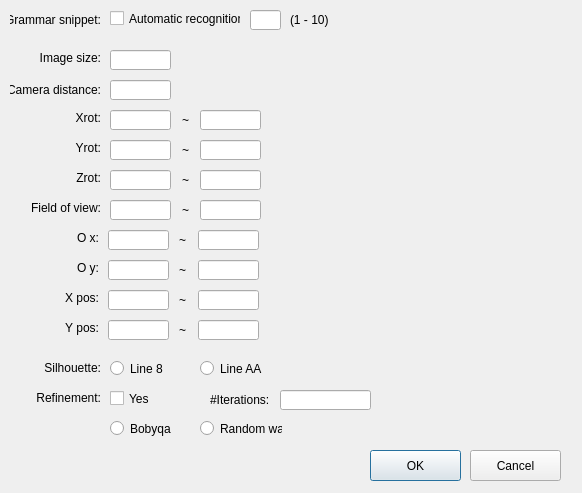
<?xml version="1.0" encoding="UTF-8"?>
<ui version="4.0">
 <class>MassReconstructionDialog</class>
 <widget class="QDialog" name="MassReconstructionDialog">
  <property name="geometry">
   <rect>
    <x>0</x>
    <y>0</y>
    <width>582</width>
    <height>493</height>
   </rect>
  </property>
  <property name="windowTitle">
   <string>MassReconstructionDialog</string>
  </property>
  <widget class="QLineEdit" name="lineEditGrammarSnippet">
   <property name="geometry">
    <rect>
     <x>250</x>
     <y>10</y>
     <width>31</width>
     <height>20</height>
    </rect>
   </property>
  </widget>
  <widget class="QLabel" name="label_13">
   <property name="geometry">
    <rect>
     <x>173</x>
     <y>110</y>
     <width>16</width>
     <height>20</height>
    </rect>
   </property>
   <property name="text">
    <string>~</string>
   </property>
   <property name="alignment">
    <set>Qt::AlignRight|Qt::AlignTrailing|Qt::AlignVCenter</set>
   </property>
  </widget>
  <widget class="QLineEdit" name="lineEditXMax">
   <property name="geometry">
    <rect>
     <x>198</x>
     <y>290</y>
     <width>61</width>
     <height>20</height>
    </rect>
   </property>
  </widget>
  <widget class="QLabel" name="label_16">
   <property name="geometry">
    <rect>
     <x>290</x>
     <y>10</y>
     <width>41</width>
     <height>20</height>
    </rect>
   </property>
   <property name="text">
    <string>(1 - 10)</string>
   </property>
   <property name="alignment">
    <set>Qt::AlignLeading|Qt::AlignLeft|Qt::AlignVCenter</set>
   </property>
  </widget>
  <widget class="QLineEdit" name="lineEditOXMin">
   <property name="geometry">
    <rect>
     <x>108</x>
     <y>230</y>
     <width>61</width>
     <height>20</height>
    </rect>
   </property>
  </widget>
  <widget class="QLabel" name="label_15">
   <property name="geometry">
    <rect>
     <x>10</x>
     <y>10</y>
     <width>91</width>
     <height>20</height>
    </rect>
   </property>
   <property name="text">
    <string>Grammar snippet:</string>
   </property>
   <property name="alignment">
    <set>Qt::AlignRight|Qt::AlignTrailing|Qt::AlignVCenter</set>
   </property>
  </widget>
  <widget class="QLabel" name="label_26">
   <property name="geometry">
    <rect>
     <x>28</x>
     <y>230</y>
     <width>71</width>
     <height>16</height>
    </rect>
   </property>
   <property name="text">
    <string>O x:</string>
   </property>
   <property name="alignment">
    <set>Qt::AlignRight|Qt::AlignTrailing|Qt::AlignVCenter</set>
   </property>
  </widget>
  <widget class="QLineEdit" name="lineEditOYMin">
   <property name="geometry">
    <rect>
     <x>108</x>
     <y>260</y>
     <width>61</width>
     <height>20</height>
    </rect>
   </property>
  </widget>
  <widget class="QRadioButton" name="radioButtonSilhouetteLineAA">
   <property name="geometry">
    <rect>
     <x>200</x>
     <y>360</y>
     <width>82</width>
     <height>17</height>
    </rect>
   </property>
   <property name="text">
    <string>Line AA</string>
   </property>
  </widget>
  <widget class="QLabel" name="label_9">
   <property name="geometry">
    <rect>
     <x>30</x>
     <y>170</y>
     <width>71</width>
     <height>16</height>
    </rect>
   </property>
   <property name="text">
    <string>Zrot:</string>
   </property>
   <property name="alignment">
    <set>Qt::AlignRight|Qt::AlignTrailing|Qt::AlignVCenter</set>
   </property>
  </widget>
  <widget class="QLabel" name="label_21">
   <property name="geometry">
    <rect>
     <x>20</x>
     <y>50</y>
     <width>81</width>
     <height>16</height>
    </rect>
   </property>
   <property name="text">
    <string>Image size:</string>
   </property>
   <property name="alignment">
    <set>Qt::AlignRight|Qt::AlignTrailing|Qt::AlignVCenter</set>
   </property>
  </widget>
  <widget class="QLabel" name="label_22">
   <property name="geometry">
    <rect>
     <x>28</x>
     <y>290</y>
     <width>71</width>
     <height>16</height>
    </rect>
   </property>
   <property name="text">
    <string>X pos:</string>
   </property>
   <property name="alignment">
    <set>Qt::AlignRight|Qt::AlignTrailing|Qt::AlignVCenter</set>
   </property>
  </widget>
  <widget class="QLabel" name="label_25">
   <property name="geometry">
    <rect>
     <x>170</x>
     <y>320</y>
     <width>16</width>
     <height>20</height>
    </rect>
   </property>
   <property name="text">
    <string>~</string>
   </property>
   <property name="alignment">
    <set>Qt::AlignRight|Qt::AlignTrailing|Qt::AlignVCenter</set>
   </property>
  </widget>
  <widget class="QLineEdit" name="lineEditImageSize">
   <property name="geometry">
    <rect>
     <x>110</x>
     <y>50</y>
     <width>61</width>
     <height>20</height>
    </rect>
   </property>
  </widget>
  <widget class="QLineEdit" name="lineEditOYMax">
   <property name="geometry">
    <rect>
     <x>198</x>
     <y>260</y>
     <width>61</width>
     <height>20</height>
    </rect>
   </property>
  </widget>
  <widget class="QLineEdit" name="lineEditIterations">
   <property name="geometry">
    <rect>
     <x>280</x>
     <y>390</y>
     <width>91</width>
     <height>20</height>
    </rect>
   </property>
  </widget>
  <widget class="QLineEdit" name="lineEditYrotMin">
   <property name="geometry">
    <rect>
     <x>110</x>
     <y>140</y>
     <width>61</width>
     <height>20</height>
    </rect>
   </property>
  </widget>
  <widget class="QLineEdit" name="lineEditFovMin">
   <property name="geometry">
    <rect>
     <x>110</x>
     <y>200</y>
     <width>61</width>
     <height>20</height>
    </rect>
   </property>
  </widget>
  <widget class="QLineEdit" name="lineEditZrotMin">
   <property name="geometry">
    <rect>
     <x>110</x>
     <y>170</y>
     <width>61</width>
     <height>20</height>
    </rect>
   </property>
  </widget>
  <widget class="QLabel" name="label_10">
   <property name="geometry">
    <rect>
     <x>30</x>
     <y>200</y>
     <width>71</width>
     <height>16</height>
    </rect>
   </property>
   <property name="text">
    <string>Field of view:</string>
   </property>
   <property name="alignment">
    <set>Qt::AlignRight|Qt::AlignTrailing|Qt::AlignVCenter</set>
   </property>
  </widget>
  <widget class="QLabel" name="label_23">
   <property name="geometry">
    <rect>
     <x>28</x>
     <y>320</y>
     <width>71</width>
     <height>16</height>
    </rect>
   </property>
   <property name="text">
    <string>Y pos:</string>
   </property>
   <property name="alignment">
    <set>Qt::AlignRight|Qt::AlignTrailing|Qt::AlignVCenter</set>
   </property>
  </widget>
  <widget class="QLabel" name="label_31">
   <property name="geometry">
    <rect>
     <x>30</x>
     <y>360</y>
     <width>71</width>
     <height>16</height>
    </rect>
   </property>
   <property name="text">
    <string>Silhouette:</string>
   </property>
   <property name="alignment">
    <set>Qt::AlignRight|Qt::AlignTrailing|Qt::AlignVCenter</set>
   </property>
  </widget>
  <widget class="QLineEdit" name="lineEditXrotMax">
   <property name="geometry">
    <rect>
     <x>200</x>
     <y>110</y>
     <width>61</width>
     <height>20</height>
    </rect>
   </property>
  </widget>
  <widget class="QLineEdit" name="lineEditYMin">
   <property name="geometry">
    <rect>
     <x>108</x>
     <y>320</y>
     <width>61</width>
     <height>20</height>
    </rect>
   </property>
  </widget>
  <widget class="QLineEdit" name="lineEditZrotMax">
   <property name="geometry">
    <rect>
     <x>200</x>
     <y>170</y>
     <width>61</width>
     <height>20</height>
    </rect>
   </property>
  </widget>
  <widget class="QCheckBox" name="checkBoxRefinement">
   <property name="geometry">
    <rect>
     <x>110</x>
     <y>390</y>
     <width>91</width>
     <height>17</height>
    </rect>
   </property>
   <property name="text">
    <string>Yes</string>
   </property>
  </widget>
  <widget class="QPushButton" name="pushButtonOK">
   <property name="geometry">
    <rect>
     <x>370</x>
     <y>450</y>
     <width>91</width>
     <height>31</height>
    </rect>
   </property>
   <property name="text">
    <string>OK</string>
   </property>
  </widget>
  <widget class="QRadioButton" name="radioButtonRefinementRandom">
   <property name="geometry">
    <rect>
     <x>200</x>
     <y>420</y>
     <width>82</width>
     <height>17</height>
    </rect>
   </property>
   <property name="text">
    <string>Random walk</string>
   </property>
  </widget>
  <widget class="QLineEdit" name="lineEditXrotMin">
   <property name="geometry">
    <rect>
     <x>110</x>
     <y>110</y>
     <width>61</width>
     <height>20</height>
    </rect>
   </property>
  </widget>
  <widget class="QLabel" name="label_24">
   <property name="geometry">
    <rect>
     <x>170</x>
     <y>290</y>
     <width>16</width>
     <height>20</height>
    </rect>
   </property>
   <property name="text">
    <string>~</string>
   </property>
   <property name="alignment">
    <set>Qt::AlignRight|Qt::AlignTrailing|Qt::AlignVCenter</set>
   </property>
  </widget>
  <widget class="QLabel" name="label_29">
   <property name="geometry">
    <rect>
     <x>170</x>
     <y>260</y>
     <width>16</width>
     <height>20</height>
    </rect>
   </property>
   <property name="text">
    <string>~</string>
   </property>
   <property name="alignment">
    <set>Qt::AlignRight|Qt::AlignTrailing|Qt::AlignVCenter</set>
   </property>
  </widget>
  <widget class="QLabel" name="label_20">
   <property name="geometry">
    <rect>
     <x>173</x>
     <y>170</y>
     <width>16</width>
     <height>20</height>
    </rect>
   </property>
   <property name="text">
    <string>~</string>
   </property>
   <property name="alignment">
    <set>Qt::AlignRight|Qt::AlignTrailing|Qt::AlignVCenter</set>
   </property>
  </widget>
  <widget class="QLabel" name="label_6">
   <property name="geometry">
    <rect>
     <x>30</x>
     <y>110</y>
     <width>71</width>
     <height>16</height>
    </rect>
   </property>
   <property name="text">
    <string>Xrot:</string>
   </property>
   <property name="alignment">
    <set>Qt::AlignRight|Qt::AlignTrailing|Qt::AlignVCenter</set>
   </property>
  </widget>
  <widget class="QLabel" name="label_27">
   <property name="geometry">
    <rect>
     <x>170</x>
     <y>230</y>
     <width>16</width>
     <height>20</height>
    </rect>
   </property>
   <property name="text">
    <string>~</string>
   </property>
   <property name="alignment">
    <set>Qt::AlignRight|Qt::AlignTrailing|Qt::AlignVCenter</set>
   </property>
  </widget>
  <widget class="QLineEdit" name="lineEditYrotMax">
   <property name="geometry">
    <rect>
     <x>200</x>
     <y>140</y>
     <width>61</width>
     <height>20</height>
    </rect>
   </property>
  </widget>
  <widget class="QLineEdit" name="lineEditCameraDistance">
   <property name="geometry">
    <rect>
     <x>110</x>
     <y>80</y>
     <width>61</width>
     <height>20</height>
    </rect>
   </property>
  </widget>
  <widget class="QLineEdit" name="lineEditFovMax">
   <property name="geometry">
    <rect>
     <x>200</x>
     <y>200</y>
     <width>61</width>
     <height>20</height>
    </rect>
   </property>
  </widget>
  <widget class="QLabel" name="label_30">
   <property name="geometry">
    <rect>
     <x>30</x>
     <y>390</y>
     <width>71</width>
     <height>16</height>
    </rect>
   </property>
   <property name="text">
    <string>Refinement:</string>
   </property>
   <property name="alignment">
    <set>Qt::AlignRight|Qt::AlignTrailing|Qt::AlignVCenter</set>
   </property>
  </widget>
  <widget class="QLabel" name="label_11">
   <property name="geometry">
    <rect>
     <x>173</x>
     <y>200</y>
     <width>16</width>
     <height>20</height>
    </rect>
   </property>
   <property name="text">
    <string>~</string>
   </property>
   <property name="alignment">
    <set>Qt::AlignRight|Qt::AlignTrailing|Qt::AlignVCenter</set>
   </property>
  </widget>
  <widget class="QRadioButton" name="radioButtonRefinementBobyqa">
   <property name="geometry">
    <rect>
     <x>110</x>
     <y>420</y>
     <width>82</width>
     <height>17</height>
    </rect>
   </property>
   <property name="text">
    <string>Bobyqa</string>
   </property>
  </widget>
  <widget class="QLabel" name="label_14">
   <property name="geometry">
    <rect>
     <x>173</x>
     <y>140</y>
     <width>16</width>
     <height>20</height>
    </rect>
   </property>
   <property name="text">
    <string>~</string>
   </property>
   <property name="alignment">
    <set>Qt::AlignRight|Qt::AlignTrailing|Qt::AlignVCenter</set>
   </property>
  </widget>
  <widget class="QLabel" name="label_7">
   <property name="geometry">
    <rect>
     <x>10</x>
     <y>80</y>
     <width>91</width>
     <height>20</height>
    </rect>
   </property>
   <property name="text">
    <string>Camera distance:</string>
   </property>
   <property name="alignment">
    <set>Qt::AlignRight|Qt::AlignTrailing|Qt::AlignVCenter</set>
   </property>
  </widget>
  <widget class="QLabel" name="label_8">
   <property name="geometry">
    <rect>
     <x>30</x>
     <y>140</y>
     <width>71</width>
     <height>16</height>
    </rect>
   </property>
   <property name="text">
    <string>Yrot:</string>
   </property>
   <property name="alignment">
    <set>Qt::AlignRight|Qt::AlignTrailing|Qt::AlignVCenter</set>
   </property>
  </widget>
  <widget class="QLabel" name="label_28">
   <property name="geometry">
    <rect>
     <x>28</x>
     <y>260</y>
     <width>71</width>
     <height>16</height>
    </rect>
   </property>
   <property name="text">
    <string>O y:</string>
   </property>
   <property name="alignment">
    <set>Qt::AlignRight|Qt::AlignTrailing|Qt::AlignVCenter</set>
   </property>
  </widget>
  <widget class="QPushButton" name="pushButtonCancel">
   <property name="geometry">
    <rect>
     <x>470</x>
     <y>450</y>
     <width>91</width>
     <height>31</height>
    </rect>
   </property>
   <property name="text">
    <string>Cancel</string>
   </property>
  </widget>
  <widget class="QLabel" name="label">
   <property name="geometry">
    <rect>
     <x>210</x>
     <y>390</y>
     <width>71</width>
     <height>20</height>
    </rect>
   </property>
   <property name="text">
    <string>#Iterations:</string>
   </property>
  </widget>
  <widget class="QLineEdit" name="lineEditOXMax">
   <property name="geometry">
    <rect>
     <x>198</x>
     <y>230</y>
     <width>61</width>
     <height>20</height>
    </rect>
   </property>
  </widget>
  <widget class="QLineEdit" name="lineEditXMin">
   <property name="geometry">
    <rect>
     <x>108</x>
     <y>290</y>
     <width>61</width>
     <height>20</height>
    </rect>
   </property>
  </widget>
  <widget class="QCheckBox" name="checkBoxAutomaticRecognition">
   <property name="geometry">
    <rect>
     <x>110</x>
     <y>10</y>
     <width>131</width>
     <height>17</height>
    </rect>
   </property>
   <property name="text">
    <string>Automatic recognition</string>
   </property>
  </widget>
  <widget class="QLineEdit" name="lineEditYMax">
   <property name="geometry">
    <rect>
     <x>198</x>
     <y>320</y>
     <width>61</width>
     <height>20</height>
    </rect>
   </property>
  </widget>
  <widget class="QRadioButton" name="radioButtonSilhouetteLine8">
   <property name="geometry">
    <rect>
     <x>110</x>
     <y>360</y>
     <width>82</width>
     <height>17</height>
    </rect>
   </property>
   <property name="text">
    <string>Line 8</string>
   </property>
  </widget>
 </widget>
 <layoutdefault spacing="6" margin="11"/>
 <tabstops>
  <tabstop>checkBoxAutomaticRecognition</tabstop>
  <tabstop>lineEditGrammarSnippet</tabstop>
  <tabstop>lineEditImageSize</tabstop>
  <tabstop>lineEditCameraDistance</tabstop>
  <tabstop>lineEditXrotMin</tabstop>
  <tabstop>lineEditXrotMax</tabstop>
  <tabstop>lineEditYrotMin</tabstop>
  <tabstop>lineEditYrotMax</tabstop>
  <tabstop>lineEditZrotMin</tabstop>
  <tabstop>lineEditZrotMax</tabstop>
  <tabstop>lineEditFovMin</tabstop>
  <tabstop>lineEditFovMax</tabstop>
  <tabstop>lineEditOXMin</tabstop>
  <tabstop>lineEditOXMax</tabstop>
  <tabstop>lineEditOYMin</tabstop>
  <tabstop>lineEditOYMax</tabstop>
  <tabstop>lineEditXMin</tabstop>
  <tabstop>lineEditXMax</tabstop>
  <tabstop>lineEditYMin</tabstop>
  <tabstop>lineEditYMax</tabstop>
  <tabstop>radioButtonSilhouetteLine8</tabstop>
  <tabstop>radioButtonSilhouetteLineAA</tabstop>
  <tabstop>checkBoxRefinement</tabstop>
  <tabstop>lineEditIterations</tabstop>
  <tabstop>radioButtonRefinementBobyqa</tabstop>
  <tabstop>radioButtonRefinementRandom</tabstop>
  <tabstop>pushButtonOK</tabstop>
  <tabstop>pushButtonCancel</tabstop>
 </tabstops>
 <resources/>
 <connections/>
</ui>
